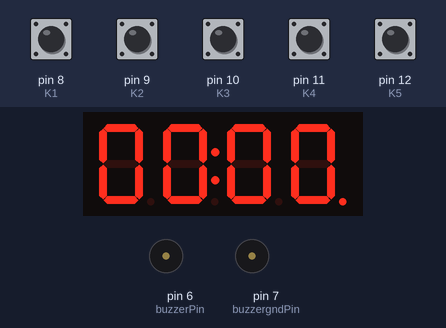
Simulated run of this sketch. Board: Arduino Uno, built with avr-gcc and run on an emulated ATmega328P. Parts: 4-digit seven-segment display, buzzer (waves = sounding, pin HIGH). The test bench sets the inputs (shaded band); at power-on: pin 8 (K1), pin 9 (K2), pin 10 (K3), pin 11 (K4), pin 12 (K5) HIGH.

Above: at 1.2 s.
1.3 s: pin 12 (K5) pulled LOW for 0.15 s
At 1.47 s:
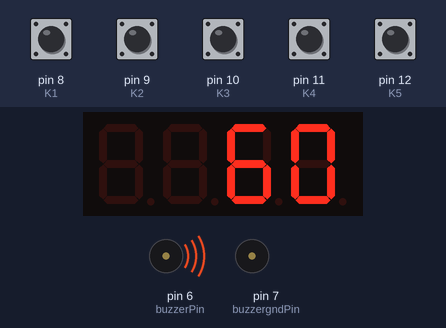
At 3.25 s:
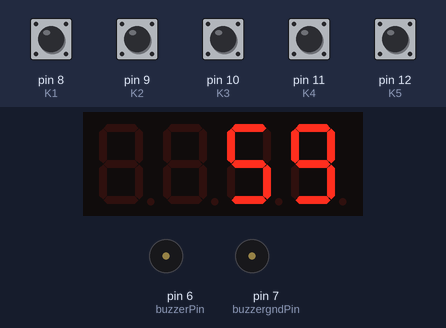
Timing chart, 0 to 10.3 s (numbered marks = the images above; inputs shaded):
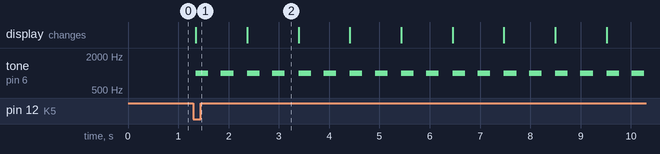

The sketch:

task2_SportCount.ino
```cpp
#include <TM1637Display.h>

// Define the pins for BUTTON
#define K1 8     // K1：左边运动员加分
#define K2 9     // K2：左边运动员减分
#define K3 10    // K3：右边运动员加分
#define K4 11    // K4：右边运动员减分
#define K5 12    // K5：中场休息，倒计时60秒，同时蜂鸣器响
#define GND_K 13 // 接地

// Define the pins for TM1637
#define CLK 3
#define DIO 2

// Create a TM1637Display object
TM1637Display display(CLK, DIO);

int left = 0;  // 左边运动员分数0-99
int right = 0; // 右边运动员分数0-99
// 判断K1是否按下，按下则左边运动员加分
void judge_k1()
{
  if (digitalRead(K1) == 0)
  {
    right += 1;
    delay(300);
  }
}
// 判断K2是否按下，按下则左边运动员减分
void judge_k2()
{
  if (digitalRead(K2) == 0)
  {
    right -= 1;
    delay(300);
  }
}
// 判断K3是否按下，按下则右边运动员加分
void judge_k3()
{
  if (digitalRead(K3) == 0)
  {
    left += 1;
    delay(300);
  }
}
// 判断K4是否按下，按下则右边运动员减分
void judge_k4()
{
  if (digitalRead(K4) == 0)
  {
    left -= 1;
    delay(300);
  }
}

#define buzzerPin 6 // 将蜂鸣器连接到Arduino的数字引脚 6
#define buzzergndPin 7 // 将蜂鸣器地连接到Arduino的数字引脚 7
void buzzer_ring1s()
{
  tone(buzzerPin, 1000); // 发出1000Hz的声音
  delay(250);            // 0.25秒
  noTone(buzzerPin);     // 停止发声
  delay(250);            // 0.25秒
  tone(buzzerPin, 1000); // 发出1000Hz的声音
  delay(250);            // 0.25秒
  noTone(buzzerPin);     // 停止发声
  delay(250);            // 0.25秒
}
// 判断K5是否按下，按下则中场休息，倒计时60秒，同时蜂鸣器响
void judge_k5()
{
  if (digitalRead(K5) == 0)
  {
    for (int i = 60; i >= 0; i--)
    {
      int tens = i / 10; // 计算十位数
      int ones = i % 10; // 计算个位数

      display.showNumberDecEx(tens * 10 + ones); // 显示数字
      buzzer_ring1s();// 等待1秒
    }
    display.clear(); // Clear the display
  }
}

void setup()
{
  // Initialize the display
  Serial.begin(115200);
  display.setBrightness(0x0f); // Set the brightness to maximum
  display.clear();             // Clear the display

  pinMode(K1, INPUT_PULLUP);
  pinMode(K2, INPUT_PULLUP);
  pinMode(K3, INPUT_PULLUP);
  pinMode(K4, INPUT_PULLUP);
  pinMode(K5, INPUT_PULLUP);

  pinMode(buzzerPin, OUTPUT); // 设置蜂鸣器引脚为输出模式
  pinMode(buzzergndPin, OUTPUT);
  digitalWrite(buzzergndPin, LOW);

  pinMode(GND_K, OUTPUT);
  digitalWrite(GND_K, LOW);
}

void loop()
{
  noTone(buzzerPin);     // 停止发声
  // Display "1234" on the TM1637 display
  if(left >= 0)
  {
    display.showNumberDecEx(left, 0b01000000, true, 2, 0);
  }
  else
  {
    left = 0;
    display.showNumberDecEx(left, 0b01000000, true, 2, 0);
  }
  if(right >= 0)
  {
      display.showNumberDecEx(right, 0b01000000, true, 2, 2);
  }
  else
  {
    right = 0;
    display.showNumberDecEx(right, 0b01000000, true, 2, 2);
  }


  judge_k1();
  judge_k2();
  judge_k3();
  judge_k4();
  judge_k5();
}
```

Measured:
- after the input at 1.3 s, tone on pin 6 (buzzerPin): alternates 1000 Hz for 0.25 s and silent for 0.25 s, starting after 0.05 s; the display: changes after 0.05 s (image 1)
